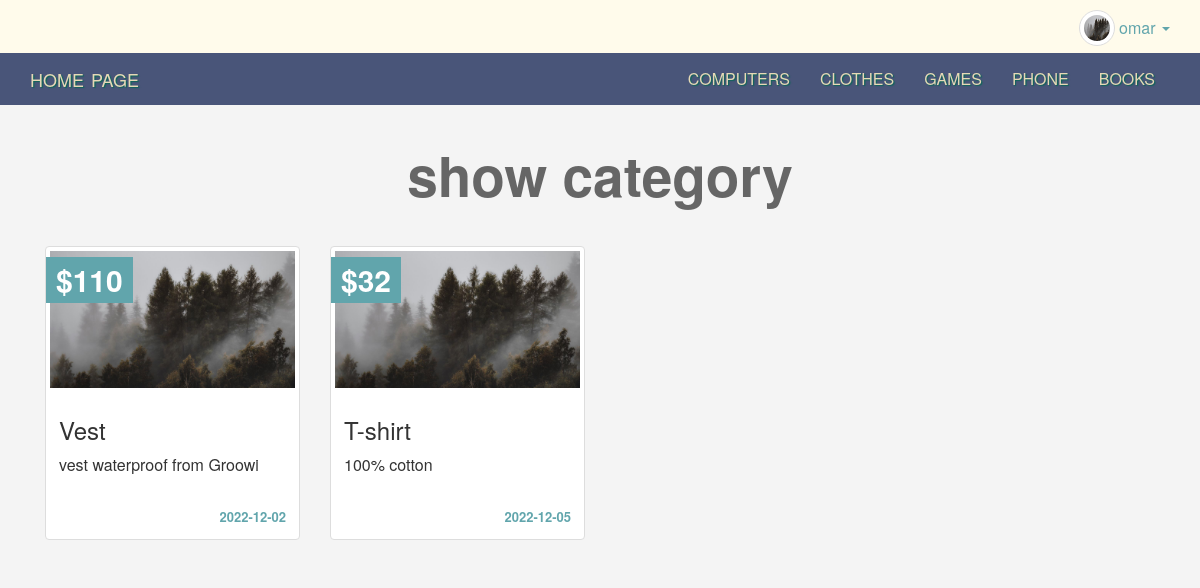
The app's page /categories.php?pageid=3 (signed in) with its own data.
### tables this page shows
CREATE TABLE `categories` (
  `CategoryID` smallint(6) NOT NULL,
  `Name` varchar(255) NOT NULL,
  `Description` text NOT NULL,
  `Parent` smallint(6) NOT NULL,
  `Ordering` int(11) NOT NULL,
  `Visibility` tinyint(4) NOT NULL DEFAULT 0,
  `AllowComment` tinyint(4) NOT NULL DEFAULT 0,
  `AllowAds` tinyint(4) NOT NULL DEFAULT 0
);

CREATE TABLE `items` (
  `ItemID` int(11) NOT NULL,
  `Name` varchar(255) NOT NULL,
  `Description` text NOT NULL,
  `Price` int(11) NOT NULL,
  `Date` date NOT NULL,
  `CountryMade` varchar(255) NOT NULL,
  `Image` varchar(255) NOT NULL,
  `Status` varchar(255) NOT NULL,
  `Rating` smallint(6) NOT NULL,
  `Cat_ID` smallint(6) NOT NULL,
  `Member_ID` int(11) NOT NULL,
  `Approve` tinyint(4) NOT NULL DEFAULT 0
);

### init.php (called while the page is built, shortened)
<?php
    include_once'admin/connect.php';
    $sessionUser='';
    if(isset($_SESSION['name'])){
        $sessionUser=$_SESSION['name'];
    }
    $tpl='includes/templates/';
    $css='layout/css/';
    $func='includes/functions/';
    include_once $func.'func.php';
    include_once $tpl.'header.php';

### includes/functions/func.php (called while the page is built, shortened)
<?php
function getAll($field, $tableName, $orderfield, $ordering='DESC',$where = NULL,$and=NULL){
    global $con;
    $getall=$con->prepare("SELECT $field FROM $tableName $where $and ORDER BY $orderfield $ordering");
    $getall->execute();
    $all=$getall->fetchAll();
    return $all;
}

### categories.php (the view, shortened to what this page needs)
<?php
include"init.php";?>
<div class="container">
    <h1 class="text-center">show category</h1>
    <?php
        $items=getAll("*","items","ItemID","","WHERE Cat_ID={$_GET['pageid']}","AND Approve=1");
        foreach($items as $item){
            echo'<div class="col-sm-6 col-md-3">';
                echo'<div class="thumbnail item-box"><a href="items.php?itemid='.$item['ItemID'].'">';
                    echo'<span class="price-tag">$'.$item['Price'].'</span>';
                    echo'<img class="img-responsive" src="img.jpg" alt=""/>';
                    echo'<div class="caption">';
                        echo'<h3>'.$item['Name'].'</h3>';
                        echo'<p>'.$item['Description'].'</p>';
                        echo'<div class="date">'.$item['Date'].'</div>';
                    echo'</div>';
                echo'</a></div>';
            echo'</div>';
        }
    ?>
</div>
<?php
include_once $tpl.'footer.php';?>

### includes/templates/header.php (shortened to what this page needs)
<?php
include"init.php";
?>
<html>
    <head>
        <link rel="stylesheet" href="<?php echo $css;?>bootstrap.min.css" />
        <link rel="stylesheet" href="<?php echo $css;?>front.css" />
        <link rel="stylesheet" href="<?php echo $css;?>fontawesome.min.css" />
    </head>
    <body>
      <div class="upper-bar">
        <div class="container text-right">
          <?php
            if(isset($_SESSION['name'])){
              ?>
              <img class="my-image img-thumbnail img-circle" src="img.jpg" />
              <div class="btn-group my-info">
                <span class=" dropdown-toggle" data-toggle="dropdown">
                  <?php echo $sessionUser ?>
                  <span class="caret"></span>
                </span>
              </div>
              <?php
            }else{
          ?>
           <a href="login.php">
            <span class="pull-right">Login|Signup</span>
           </a>
           <?php }?>
        </div>
      </div>
    <nav class="navbar navbar-invers"id="app-nav">
  <div class="container" >
    <div class="navbar-header">
      <a class="navbar-brand" href="index.php">Home Page</a>
    </div>
    <div class="collapse navbar-collapse" >
      <ul class="nav navbar-nav navbar-right">
        <?php
            foreach(getAll('*','categories','CategoryID','','WHERE Parent=0') as $cat){
                echo'<li><a href="categories.php?pageid='.$cat['CategoryID'].'">'.$cat['Name'].'</a></li>';
            }
        ?>
      </ul>
    </div>
  </div>
</nav>

### layout/css/front.css (style rules this page uses)
body { background-color: #f4f4f4; font-size: 16px; }
h1 { font-size: 55px; margin: 40px 0; font-weight: bold; color: #666; }
.navbar { border-radius: 0px; background-color: black; margin-bottom: 0px; }
.item-box { position: relative; }
.item-box .price-tag { background-color: #61a5ac; padding: 2px 10px; position: absolute; left: 0; top: 10px; font-weight: bold; color: #fff; }
.upper-bar { padding: 10px; background-color: #FFFBEB; color: #61a5ac; height: 53px; }
.my-image { width: 36px; height: 36px; }
.price-tag { font-size: 30px; }
.date { text-align: right; font-size: 13px; color: #61a5ac; font-weight: bold; }
.item-box { transition: 0.8s; }
.item-box a { text-decoration: none; }
.item-box .caption p { height: 44px; max-height: 44px; }
#app-nav { background-color: #495579; }
#app-nav li a ,.navbar-header a { display: block; color: #E5D9B6; text-align: center; text-decoration: none; word-spacing: 2px; text-shadow: 1.2px 1.2px 1.2px rgb(10, 102, 87); text-transform: uppercase; transition: 0.6s; }

### records on screen
categories: Name "COMPUTERS"
categories: Name "CLOTHES"
categories: Name "GAMES"
categories: Name "PHONE"
categories: Name "BOOKS"
items: Price "110", Name "Vest", Description "vest waterproof from Groowi", Date "2022-12-02"
items: Price "32", Name "T-shirt", Description "100% cotton", Date "2022-12-05"

### other values on screen
$sessionUser "omar"
